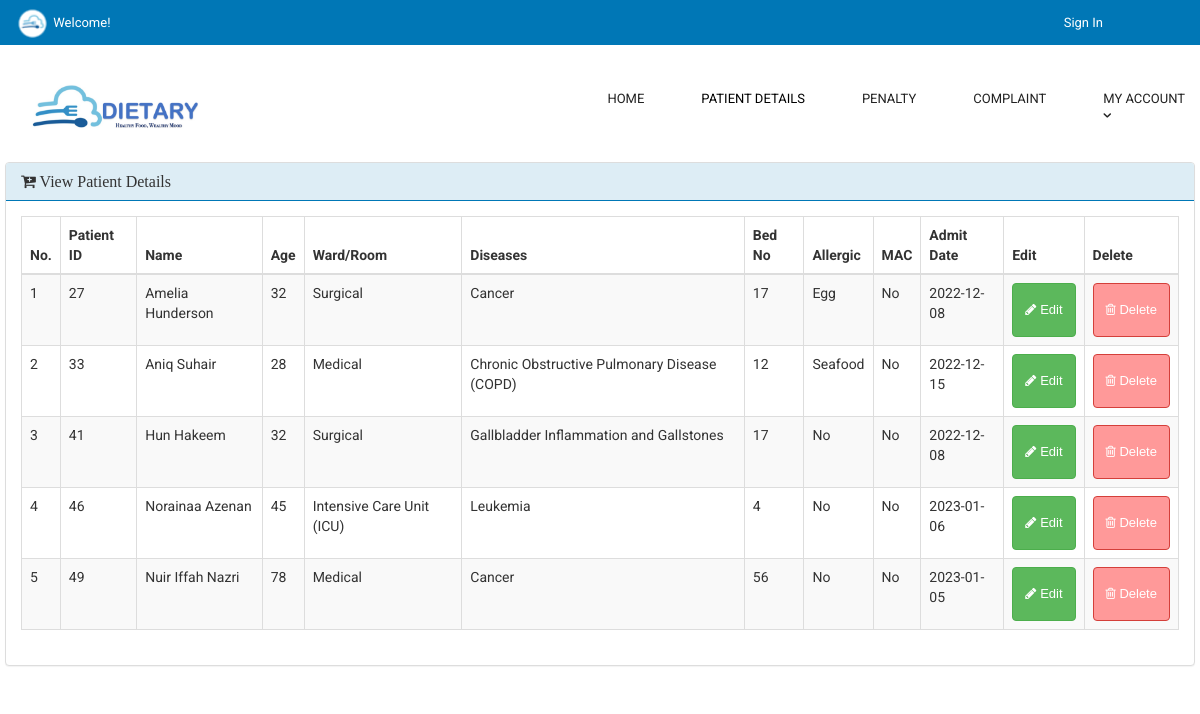
/view_patient_details.php, run on the app's committed database.
### tables this page shows
CREATE TABLE `patient_details` (
  `patient_id` int(10) NOT NULL,
  `ward_id` int(11) NOT NULL,
  `diseases_id` int(11) NOT NULL,
  `patient_fname` text NOT NULL,
  `patient_lname` text NOT NULL,
  `patient_bed` int(11) NOT NULL,
  `patient_age` int(11) NOT NULL,
  `patient_admit_date` date NOT NULL,
  `patient_allergic` text NOT NULL,
  `patient_MAC` text NOT NULL
);

CREATE TABLE `ward` (
  `ward_id` int(11) NOT NULL,
  `patient_ward` text NOT NULL,
  `no_beds` int(11) NOT NULL
);

CREATE TABLE `diseases` (
  `diseases_id` int(11) NOT NULL,
  `diseases_name` text NOT NULL
);

### view_patient_details.php (the view, shortened to what this page needs)
<?php
	include("includes/header.php");
	include("functions/functions.php");
	include("includes/main.php");
?>
<div id="contact-page" class="container">
	<div class="row" >
		<div class="col-lg-12" >
			<div class="panel panel-default" >
				<div class="panel-heading" >
					<h3 class="panel-title" >
						<i class="fa fa-cart-plus" ></i> View Patient Details
					</h3>
				</div>
<div class="panel-body" >
	<div class="table-responsive" >
		<table class="table table-bordered table-hover table-striped" >
			<thead>
				<tr>
					<th>No.</th>
					<th>Patient ID</th>
                    <th>Name</th>
					<th>Age</th>
                    <th>Ward/Room</th>
					<th>Diseases</th>
                    <th>Bed No</th>
					<th>Allergic</th>
                    <th>MAC</th>
                    <th>Admit Date</th>
					<th>Edit</th>
					<th>Delete</th>
				</tr>
			</thead>
			<tbody>
				<?php
					$i = 0;
					$get_patient_details = "select * from patient_details";
					$run_patient_details = mysqli_query($con,$get_patient_details);
					while($row_patient_details=mysqli_fetch_array($run_patient_details)){
					$patient_id = $row_patient_details['patient_id'];
					$patient_fname = $row_patient_details['patient_fname'];
					$patient_lname = $row_patient_details['patient_lname'];
					$patient_age = $row_patient_details['patient_age'];
					$ward_id = $row_patient_details['ward_id'];
					$diseases_id = $row_patient_details['diseases_id'];
					$patient_bed = $row_patient_details['patient_bed'];
					$patient_allergic = $row_patient_details['patient_allergic'];
					$patient_MAC = $row_patient_details['patient_MAC'];
					$patient_admit_date = $row_patient_details['patient_admit_date'];
					$get_ward = "select * from ward where ward_id='$ward_id'";
					$run_ward = mysqli_query($con,$get_ward);
					$row_ward = mysqli_fetch_array($run_ward);
					$patient_ward = $row_ward['patient_ward'];
					$get_diseases = "select * from diseases where diseases_id='$diseases_id'";
					$run_diseases = mysqli_query($con,$get_diseases);
					$row_diseases = mysqli_fetch_array($run_diseases);
					$diseases_name = $row_diseases['diseases_name'];
					$i++;
				?>
				<tr>
					<td><?php echo $i; ?></td>
					<td><?php echo $patient_id; ?></td>
					<td><?php echo $patient_fname. ' ' .$patient_lname; ?></td>
					<td><?php echo $patient_age; ?></td>
					<td><?php echo $patient_ward; ?></td>
					<td><?php echo $diseases_name; ?></td>
					<td><?php echo $patient_bed; ?></td>
					<td><?php echo $patient_allergic; ?></td>
					<td><?php echo $patient_MAC; ?></td>
					<td><?php echo $patient_admit_date; ?></td>
					<td>
											<?php $patient_id=$row_patient_details["patient_id"] ?>
												<a href="my_account.php?edit_patient=<?php echo $patient_id; ?>">
												<button class="btn btn-success"><i class="fa fa-pencil"></i> Edit</button>
												</a>
											</td>
											<td>
											<?php $patient_id=$row_patient_details["patient_id"] ?>
												<a href="my_account.php?delete_patient=<?php echo $patient_id; ?>">
												<button class="btn btn-danger"><i class="fa fa-trash-o" ></i> Delete</button>
												</a>
											</td>
<?php
}
?>
						</tbody>
					</table>
				</div>
			</div>
		</div>
	</div>
</div>
</div>

### includes/header.php (shortened to what this page needs)
<!DOCTYPE html>
<html lang="en">
<head>
  <link href="styles/bootstrap.min.css" rel="stylesheet">
  <link href="styles/backend.css" rel="stylesheet">
  <link href="styles/style.css" rel="stylesheet">
  <link href="font-awesome/css/font-awesome.min.css" rel="stylesheet">
</head>
</html>

### includes/main.php (shortened to what this page needs)
<header class="page-header">
    <div class="page-header__topline">
      <div class="container clearfix">
        <div class="currency">
          <a class="currency__change" href="home.php">
		  		  <img class="logo__img" src="images/favicon-32x32.png" alt="e-dietary logotype" width="35" height="35">
				<?php
					if(!isset($_SESSION['nurse_email'])){
						echo "Welcome!";
						}
				?>
          </a>
        </div>
       <ul class="login">
		<li class="login__item">
			<?php
				if(!isset($_SESSION['nurse_email'])){
				  echo '<a href="nurse_login.php" class="login__link">Sign In</a>';
				}
				  else {
					  echo '<a href="./logout.php" class="login__link">Logout</a>';
				  }
			?>
		</li>
	</ul>
    </div>
</div>
    <div class="page-header__bottomline">
      <div class="container clearfix">
        <div class="logo">
          <a class="logo__link" href="home.php">
            <img class="logo__img" src="images/long_logo.png" alt="e-dietary logotype" width="200" height="100">
          </a>
        </div>
        <nav class="main-nav">
          <ul class="categories">
			<li class="categories__item">
              <a class="categories__link" href="home.php">
                Home
              </a>
            </li>
            <li class="categories__item">
              <a class="categories__link categories__link--active" href="patient_details.php">
                Patient Details
              </a>
            </li>
            <li class="categories__item">
              <a class="categories__link" href="penalty.php">
                Penalty
              </a>
            </li>
			<li class="categories__item">
              <a class="categories__link" href="complaint.php">
                Complaint
              </a>
            </li>
          <li class="categories__item">
              <a class="categories__link" href="nurse/my_account.php?edit_account">
                My Account
                <i class="icon-down-open-1"></i>
              </a>
            </li>
          </ul>
        </nav>
      </div>
    </div>
  </header>

### styles/backend.css (style rules this page uses)
html { font-family: "Roboto", Helvetica, Arial, sans-serif; line-height: 1.15; -ms-text-size-adjust: 100%; -webkit-text-size-adjust: 100% }
article, aside, footer, header, nav, section { display: block }
a { background-color: transparent; -webkit-text-decoration-skip: objects }
img { border-style: none }
button, input, optgroup, select, textarea { font-family: sans-serif; font-size: 100%; line-height: 2.0; margin: 0 }
button, input { overflow: visible }
button, select { text-transform: none }
[type=reset], [type=submit], button, html [type=button] { -webkit-appearance: button }
.clearfix:after { content: ""; display: table; clear: both }
[class*=" icon-"]:before, [class^=icon-]:before { font-family: fontello; font-style: normal; font-weight: 400; speak: none; display: inline-block; text-decoration: inherit; width: 1em; margin-right: .2em; text-align: center; font-variant: normal; text-transform: none; line-height: 1em; margin-left: .2em; -webkit-font-smoothing: antialiased; -moz-osx-font-smoothing: grayscale }
.icon-down-open-1:before { content: "\e800" }
html { box-sizing: border-box }
.container { width: 1170px; margin: 0 auto }
img { max-width: 100%; height: auto }
.page-header__topline { height: 45px; background-color: #0077b6 }
.page-header__topline .currency { float: left; min-width: 120px }
.page-header__topline .currency__change { display: block; color: white; font-size: 13px; line-height: 45px; text-decoration: none; -webkit-transition: color .3s; transition: color .3s }
.page-header__topline .login { float: right; min-width: 135px; margin: 0; padding: 0; margin-right: 82px; list-style: none; font-size: 0 }
.page-header__topline .login__item { display: inline-block; vertical-align: top; margin-right: 35px }
.page-header__topline .login__item:last-child { margin-right: 0 }
.page-header__topline .login__link { display: block; font-size: 13px; color: white; line-height: 45px; text-decoration: none; -webkit-transition: color .3s; transition: color .3s }
.page-header__bottomline { background-color: white }
.page-header__bottomline .logo { float: left }
.page-header__bottomline .logo__link { margin-top: 38px; display: block }
.page-header__bottomline .main-nav { float: right }
.page-header__bottomline .main-nav .categories { margin: 0; padding: 0; list-style: none; font-size: 0 }
.page-header__bottomline .main-nav .categories__item { position: relative; display: inline-block; vertical-align: top; margin-right: 57px }
.page-header__bottomline .main-nav .categories__item:last-child { margin-right: 0 }
.page-header__bottomline .main-nav .categories__link { position: relative; display: block; padding-top: 45px; padding-bottom: 53px; font-size: 13px; color: #222; text-transform: uppercase; text-decoration: none; -webkit-transition: color .3s; transition: color .3s }
.page-header__bottomline .main-nav .categories__link i { position: absolute; top: 63px; left: -5px; line-height: normal }
.page-header__bottomline .main-nav .categories__link--active { color: black }
.btn { display: inline-block; vertical-align: top; font-size: 13px; line-height: 40px; text-decoration: none; -webkit-transition: .3s; transition: .3s }

### data on the page
patient_details: patient_id "27", patient_fname "Amelia", patient_lname "Hunderson", patient_age "32", ward.patient_ward "Surgical", diseases.diseases_name "Cancer", patient_bed "17", patient_allergic "Egg", patient_MAC "No", patient_admit_date "2022-12-08"
patient_details: patient_id "33", patient_fname "Aniq", patient_lname "Suhair", patient_age "28", ward.patient_ward "Medical", diseases.diseases_name "Chronic Obstructive Pulmonary Disease (COPD)", patient_bed "12", patient_allergic "Seafood", patient_MAC "No", patient_admit_date "2022-12-15"
patient_details: patient_id "41", patient_fname "Hun", patient_lname "Hakeem", patient_age "32", ward.patient_ward "Surgical", diseases.diseases_name "Gallbladder Inflammation and Gallstones", patient_bed "17", patient_allergic "No", patient_MAC "No", patient_admit_date "2022-12-08"
patient_details: patient_id "46", patient_fname "Norainaa", patient_lname "Azenan", patient_age "45", ward.patient_ward "Intensive Care Unit (ICU)", diseases.diseases_name "Leukemia", patient_bed "4", patient_allergic "No", patient_MAC "No", patient_admit_date "2023-01-06"
patient_details: patient_id "49", patient_fname "Nuir Iffah", patient_lname "Nazri", patient_age "78", ward.patient_ward "Medical", diseases.diseases_name "Cancer", patient_bed "56", patient_allergic "No", patient_MAC "No", patient_admit_date "2023-01-05"
